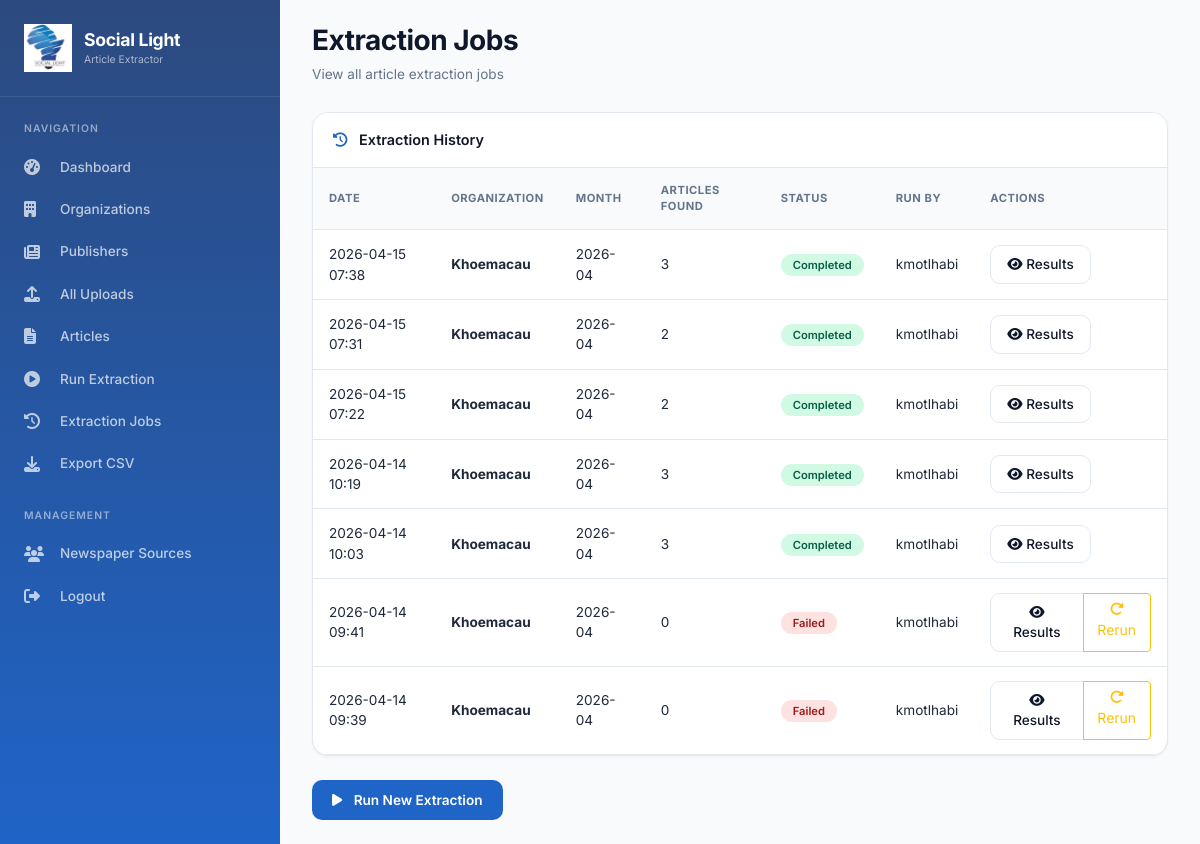
The page /organisations/extraction-jobs/ (signed in) on the database its author committed.
### organisations/models.py (models this page shows, shortened)
class ExtractionJob(models.Model):
    STATUS_CHOICES = [
        ('pending', 'Pending'),
        ('running', 'Running'),
        ('completed', 'Completed'),
        ('failed', 'Failed'),
    ]
    organisation = models.ForeignKey(Organisation, on_delete=models.CASCADE, related_name='extraction_jobs')
    newspaper_uploads = models.ManyToManyField(NewspaperUpload, related_name='extraction_jobs')
    month = models.CharField(max_length=7, blank=True, null=True, help_text="Format: YYYY-MM")
    status = models.CharField(max_length=20, choices=STATUS_CHOICES, default='pending')
    articles_found = models.IntegerField(default=0)
    error_message = models.TextField(blank=True, null=True)
    run_by = models.ForeignKey(settings.AUTH_USER_MODEL, on_delete=models.SET_NULL, null=True, related_name='extraction_jobs')
    started_at = models.DateTimeField(auto_now_add=True)
    completed_at = models.DateTimeField(blank=True, null=True)
    class Meta:
        ordering = ['-started_at']

class Organisation(models.Model):
    name = models.CharField(max_length=200, unique=True)
    description = models.TextField(blank=True, null=True)
    created_at = models.DateTimeField(auto_now_add=True)

### users/models.py (models this page shows, shortened)
class User(AbstractUser):
    phone = models.CharField(max_length=20, blank=True, null=True)
    class Meta:
        db_table = 'users'

### organisations/views.py (the view)
# urls.py: path('extraction-jobs/', views.extraction_jobs, name='extraction_jobs'),
@staff_member_required
def extraction_jobs(request):
    jobs = ExtractionJob.objects.all().order_by('-started_at')
    context = {
        'jobs': jobs,
    }
    return render(request, 'organisations/extraction_jobs.html', context)

### templates/organisations/extraction_jobs.html (shortened to what this page needs)
{% extends 'base.html' %}
{% block content %}
<div class="page-header">
    <h1>Extraction Jobs</h1>
    <p>View all article extraction jobs</p>
</div>
<div class="section-card">
    <div class="section-header">
        <i class="fas fa-history"></i> Extraction History
    </div>
    <div class="table-responsive">
        <table class="data-table">
            <thead>
                <tr>
                    <th>Date</th>
                    <th>Organization</th>
                    <th>Month</th>
                    <th>Articles Found</th>
                    <th>Status</th>
                    <th>Run By</th>
                    <th>Actions</th>
                </tr>
            </thead>
            <tbody>
                {% for job in jobs %}
                <tr>
                    <td>{{ job.started_at|date:"Y-m-d H:i" }}</td>
                    <td><strong>{{ job.organisation.name }}</strong></td>
                    <td>{{ job.month|default:"-" }}</td>
                    <td>{{ job.articles_found }}</td>
                    <td>
                        {% if job.status == 'completed' %}
                            <span class="badge-success">Completed</span>
                        {% elif job.status == 'running' %}
                            <span class="badge-warning">Running</span>
                        {% elif job.status == 'failed' %}
                            <span class="badge-danger">Failed</span>
                        {% else %}
                            <span class="badge-info">Pending</span>
                        {% endif %}
                    </td>
                    <td>{{ job.run_by.username|default:"-" }}</td>
                    <td>
                        <div class="btn-group" role="group">
                            <a href="{% url 'organisations:extraction_results' job.id %}" class="btn btn-sm btn-outline-primary">
                                <i class="fas fa-eye"></i> Results
                            </a>
                            {% if job.status == 'failed' %}
                                <a href="{% url 'organisations:rerun_extraction' job.id %}" class="btn btn-sm btn-outline-warning" onclick="return confirm('Rerun this extraction?')">
                                    <i class="fas fa-redo-alt"></i> Rerun
                                </a>
                            {% endif %}
                        </div>
                    </td>
                 </tr>
                {% endfor %}
            </tbody>
        </table>
    </div>
</div>
<div class="mt-3">
    <a href="{% url 'organisations:run_extraction' %}" class="btn btn-primary">
        <i class="fas fa-play me-2"></i> Run New Extraction
    </a>
</div>
{% endblock %}

### templates/base.html (style rules this page uses)
* { margin: 0; padding: 0; box-sizing: border-box; }
body { font-family: 'Inter', -apple-system, BlinkMacSystemFont, 'Segoe UI', Roboto, sans-serif; background-color: #f8fafc; overflow-x: hidden; }
.page-header { margin-bottom: 28px; }
.page-header h1 { font-size: 1.75rem; font-weight: 700; color: #0f172a; margin: 0; letter-spacing: -0.5px; }
.page-header p { color: #64748b; font-size: 0.85rem; margin: 6px 0 0; }
.section-card { background: white; border-radius: 16px; box-shadow: 0 1px 3px rgba(0,0,0,0.05); border: 1px solid #e2e8f0; margin-bottom: 24px; overflow: hidden; }
.section-header { padding: 16px 20px; border-bottom: 1px solid #e2e8f0; background: white; font-weight: 600; font-size: 0.9rem; color: #0f172a; }
.section-header i { margin-right: 8px; color: #1F64C7; }
.btn-primary { background: #1F64C7; border: none; padding: 10px 20px; font-size: 0.85rem; font-weight: 600; border-radius: 10px; transition: all 0.2s; }
.btn-outline-primary { border: 1.5px solid #e2e8f0; background: white; color: #0f172a; padding: 8px 16px; font-size: 0.85rem; font-weight: 500; border-radius: 10px; }
.data-table { width: 100%; }
.data-table th { font-size: 0.7rem; font-weight: 700; text-transform: uppercase; letter-spacing: 0.5px; color: #64748b; padding: 14px 16px; background: #f8fafc; border-bottom: 1px solid #e2e8f0; }
.data-table td { padding: 14px 16px; font-size: 0.85rem; border-bottom: 1px solid #e2e8f0; color: #1e293b; }
.badge-success { background: #d1fae5; color: #065f46; padding: 4px 12px; border-radius: 20px; font-size: 0.7rem; font-weight: 600; }
.badge-danger { background: #fee2e2; color: #991b1b; padding: 4px 12px; border-radius: 20px; font-size: 0.7rem; font-weight: 600; }

### rows shown on the page
ExtractionJob: started_at "2026-04-15 07:38", organisation.name "Khoemacau", month "2026-04", articles_found "3", status "Completed", run_by.username "kmotlhabi"
ExtractionJob: started_at "2026-04-15 07:31", organisation.name "Khoemacau", month "2026-04", articles_found "2", status "Completed", run_by.username "kmotlhabi"
ExtractionJob: started_at "2026-04-15 07:22", organisation.name "Khoemacau", month "2026-04", articles_found "2", status "Completed", run_by.username "kmotlhabi"
ExtractionJob: started_at "2026-04-14 10:19", organisation.name "Khoemacau", month "2026-04", articles_found "3", status "Completed", run_by.username "kmotlhabi"
ExtractionJob: started_at "2026-04-14 10:03", organisation.name "Khoemacau", month "2026-04", articles_found "3", status "Completed", run_by.username "kmotlhabi"
ExtractionJob: started_at "2026-04-14 09:41", organisation.name "Khoemacau", month "2026-04", articles_found "0", status "Failed", run_by.username "kmotlhabi"
ExtractionJob: started_at "2026-04-14 09:39", organisation.name "Khoemacau", month "2026-04", articles_found "0", status "Failed", run_by.username "kmotlhabi"
